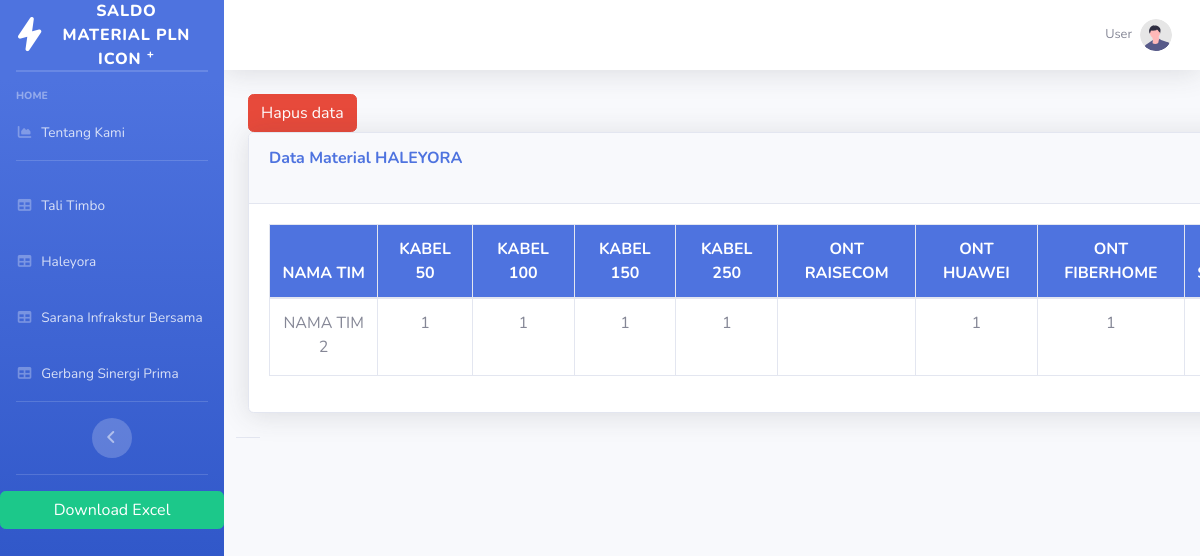
Page /inputdata2.php on the committed database.
### tables this page shows
CREATE TABLE `inputdata2` (
  `id` int(11) NOT NULL,
  `NAMATIM` varchar(25) NOT NULL,
  `KABEL50` text NOT NULL,
  `KABEL100` text NOT NULL,
  `KABEL150` text NOT NULL,
  `KABEL250` text NOT NULL,
  `ONTRAISECOM` text NOT NULL,
  `ONTHUAWEI` text NOT NULL,
  `ONTFIBERHOME` text NOT NULL,
  `STB` text NOT NULL
);

### inputdata2.php (the view, shortened to what this page needs)
<?php
require 'function.php';
?>
<!DOCTYPE html>
<html lang="en">
<head>
    <link href="vendor/fontawesome-free/css/all.min.css" rel="stylesheet" type="text/css">
    <link href="css/sb-admin-2.min.css" rel="stylesheet">
</head>
<body id="page-top">
    <div id="wrapper">
        <ul class="navbar-nav bg-gradient-primary sidebar sidebar-dark accordion" id="accordionSidebar">
            <a class="sidebar-brand d-flex align-items-center justify-content-center" href="inputdata.php">
                <div class="sidebar-brand-icon rotate-n-15">
                    <i class="fas fa-bolt"></i>
                </div>
                <div class="sidebar-brand-text mx-3">SALDO MATERIAL PLN ICON <sup>+</sup></div>
            </a>
            <hr class="sidebar-divider my-0">
            <hr class="sidebar-divider">
            <div class="sidebar-heading">
                home
            </div>
            <li class="nav-item">
                <a class="nav-link" href="stokbarang.php">
                    <i class="fas fa-fw fa-chart-area"></i>
                    <span>Tentang Kami</span></a>
            </li>
            <hr class="sidebar-divider d-none d-md-block">
            <li class="nav-item">
                <a class="nav-link" href="inputdata.php">
                    <i class="fas fa-fw fa-table"></i>
                    <span>Tali Timbo</span></a>
            </li>
            <li class="nav-item">
                <a class="nav-link" href="inputdata2.php">
                    <i class="fas fa-fw fa-table"></i>
                    <span>Haleyora</span></a>
            </li>
            <li class="nav-item">
                <a class="nav-link" href="inputdata3.php">
                    <i class="fas fa-fw fa-table"></i>
                    <span>Sarana Infrakstur Bersama</span></a>
            </li>
            <li class="nav-item">
                <a class="nav-link" href="inputdata4.php">
                    <i class="fas fa-fw fa-table"></i>
                    <span>Gerbang Sinergi Prima</span></a>
            </li>
            <hr class="sidebar-divider d-none d-md-block">
            <div class="text-center d-none d-md-inline">
                <button class="rounded-circle border-0" id="sidebarToggle"></button>
            </div>
            <hr class="sidebar-divider d-none d-md-block">
            <a href="exportexcel.php" class="btn btn-success mb-3">
                Download Excel
                   </a>
                </ul>
        <div id="content-wrapper" class="d-flex flex-column">
            <div id="content">
                <nav class="navbar navbar-expand navbar-light bg-white topbar mb-4 static-top shadow">
                    <ul class="navbar-nav ml-auto">
                        <li class="nav-item dropdown no-arrow">
                            <a class="nav-link dropdown-toggle" href="#" id="userDropdown" role="button"
                                data-toggle="dropdown" aria-haspopup="true" aria-expanded="false">
                                <span class="mr-2 d-none d-lg-inline text-gray-600 small">User</span>
                                <img class="img-profile rounded-circle"
                                    src="img/undraw_profile.svg">
                            </a>
                        </li>
                    </ul>
                </nav>
                <div class="container-fluid">
                <form method="post" style="display:inline;">
               <button type="submit" name="resetdata1"
                class="btn btn-danger"
                   onclick="return confirm('Yakin mau hapus SEMUA data?')">
              Hapus data
             </button>
           </form>
                    <div class="row">
                    <div class="row">
                        <div class="container-fluid">
                    <div class="card shadow mb-4">
    <div class="card-header py-3 d-flex justify-content-between">
        <h6 class="m-0 font-weight-bold text-primary">Data Material HALEYORA</h6>
    </div>
    <div class="card-body">
        <div class="table-responsive" style="overflow-x:auto;">
<table class="table table-bordered text-center" style="min-width:1200px;">
    <thead class="bg-primary text-white">
        <tr>
            <th>NAMA TIM</th>
            <th>KABEL 50</th>
            <th>KABEL 100</th>
            <th>KABEL 150</th>
            <th>KABEL 250</th>
            <th>ONT RAISECOM</th>
            <th>ONT HUAWEI</th>
            <th>ONT FIBERHOME</th>
            <th>STB</th>
        </tr>
    </thead>
    <tbody>
    <?php
    $data_material = mysqli_query($conn, "SELECT * FROM inputdata2");
    while($row = mysqli_fetch_assoc($data_material)){
    ?>
        <tr>
            <td><?= $row['NAMATIM']; ?></td>
            <td><?= $row['KABEL50']; ?></td>
            <td><?= $row['KABEL100']; ?></td>
            <td><?= $row['KABEL150']; ?></td>
            <td><?= $row['KABEL250']; ?></td>
            <td><?= $row['ONTRAISECOM']; ?></td>
            <td><?= $row['ONTHUAWEI']; ?></td>
            <td><?= $row['ONTFIBERHOME']; ?></td>
            <td><?= $row['STB']; ?></td>
        </tr>
    <?php } ?>
    </tbody>
</table>
</div>
         </div>
    </div>
                    </div>
</body>
        <div class="modal-footer">
        </div>
</html>

### rows in the picture
inputdata2: NAMATIM "NAMA TIM 2", KABEL50 "1", KABEL100 "1", KABEL150 "1", KABEL250 "1", ONTHUAWEI "1", ONTFIBERHOME "1"
